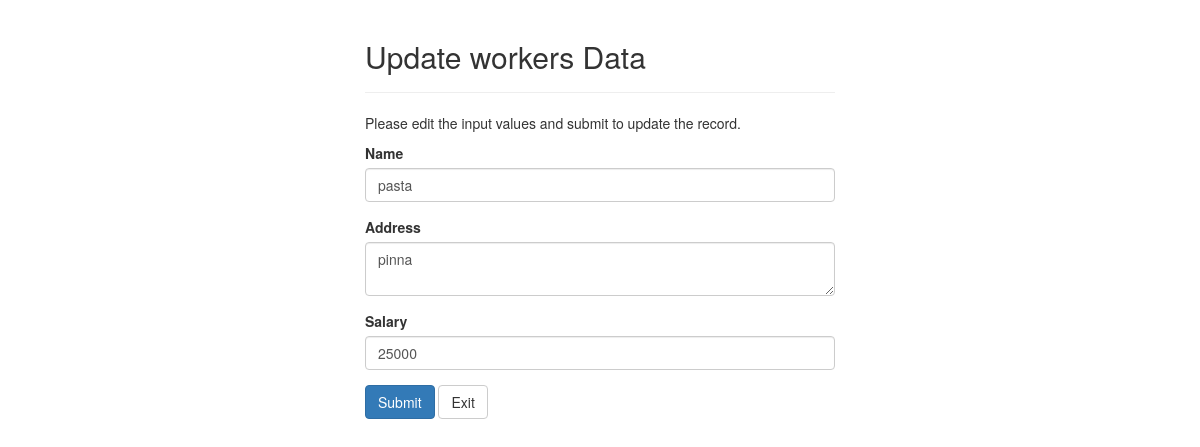
The app's page /update.php?id=2 with its own data.
### tables this page shows
CREATE TABLE `workers` (
  `id` int(11) NOT NULL,
  `name` varchar(128) NOT NULL,
  `address` varchar(128) NOT NULL,
  `salary` varchar(128) NOT NULL
);

### update.php (the view, shortened to what this page needs)
<?php
require_once "dbh.php";
$name = $address = $salary = "";
$nameerror = $addresserror = $salaryerror = "";
if(isset($_POST["id"]) && !empty($_POST["id"])){
    $id = $_POST["id"];
    $input_name = trim($_POST["name"]);
    if(empty($input_name)){
        $nameerror = "Please enter a name.";
    } elseif(!filter_var($input_name, FILTER_VALIDATE_REGEXP, array("options"=>array("regexp"=>"/^[a-zA-Z\s]+$/")))){
        $nameerror = "Please enter a valid name.";
    } else{
        $name = $input_name;
    }
    $input_address = trim($_POST["address"]);
    if(empty($input_address)){
        $addresserror = "Please enter an address.";
    } else{
        $address = $input_address;
    }
    $input_salary = trim($_POST["salary"]);
    if(empty($input_salary)){
        $salaryerror = "Please enter the salary amount.";
    } elseif(!ctype_digit($input_salary)){
        $salaryerror = "Please enter a positive integer value.";
    } else{
        $salary = $input_salary;
    }
    if(empty($nameerror) && empty($addresserror) && empty($salaryerror)){
        $sql = "UPDATE workers SET name=?, address=?, salary=? WHERE id=?";
        if($confirm = $conn->prepare($sql)){
            $confirm->bind_param("sssi", $option1, $option2, $option3, $option4);
            $option1 = $name;
            $option2 = $address;
            $option3 = $salary;
            $option4 = $id;
            if($confirm->execute()){
                header("location: index.php");
                exit();
            } else{
                echo "Something went wrong. Please try again later.";
            }
        }
        $confirm->close();
    }
    $conn->close();
} else{
        if(isset($_GET["id"]) && !empty(trim($_GET["id"]))){
            $id =  trim($_GET["id"]);
            $sql = "SELECT * FROM workers WHERE id = ?";
            if($confirm = $conn->prepare($sql)){
                $validationid = $id;
                $confirm->bind_param("i", $validationid);
                if($confirm->execute()){
                    $result = $confirm->get_result();
                    if($result->num_rows == 1){
                        $row = $result->fetch_array(MYSQLI_ASSOC);
                        $name = $row["name"];
                        $address = $row["address"];
                        $salary = $row["salary"];
                    } else {
                        header("location: error.php");
                        exit();
                            }
                } else  {
                    echo "Oops! Something went wrong. Please try again later.";
                        }
            }
        }  else{
            header("location: error.php");
            exit();
        }
    }
?>
 <!DOCTYPE html>
<html lang="en">
<head>
    <link rel="stylesheet" href="https://maxcdn.bootstrapcdn.com/bootstrap/3.3.7/css/bootstrap.css">
</head>
<body>
    <div class="wrapper">
        <div class="container-fluid">
            <div class="row">
                <div class="col-md-12">
                    <div class="page-header">
                        <h2>Update workers Data</h2>
                    </div>
                    <p>Please edit the input values and submit to update the record.</p>
                    <form action="<?php echo htmlspecialchars(basename($_SERVER['REQUEST_URI'])); ?>" method="post">
                        <div class="form-group <?php echo (!empty($nameerror)) ? 'has-error' : ''; ?>">
                            <label>Name</label>
                            <input type="text" name="name" class="form-control" value="<?php echo $name; ?>">
                        </div>
                        <div class="form-group <?php echo (!empty($addresserror)) ? 'has-error' : ''; ?>">
                            <label>Address</label>
                            <textarea name="address" class="form-control"><?php echo $address; ?></textarea>
                        </div>
                        <div class="form-group <?php echo (!empty($salaryerror)) ? 'has-error' : ''; ?>">
                            <label>Salary</label>
                            <input type="text" name="salary" class="form-control" value="<?php echo $salary; ?>">
                        </div>
                        <input type="submit" class="btn btn-primary" value="Submit">
                        <a href="index.php" class="btn btn-default">Exit</a>
                    </form>
                </div>
            </div>
        </div>
    </div>
</body>
</html>

### update.php (style rules this page uses)
.wrapper { width: 500px; margin: 0 auto; }

### records on screen
workers: name "pasta", address "pinna", salary "25000"
